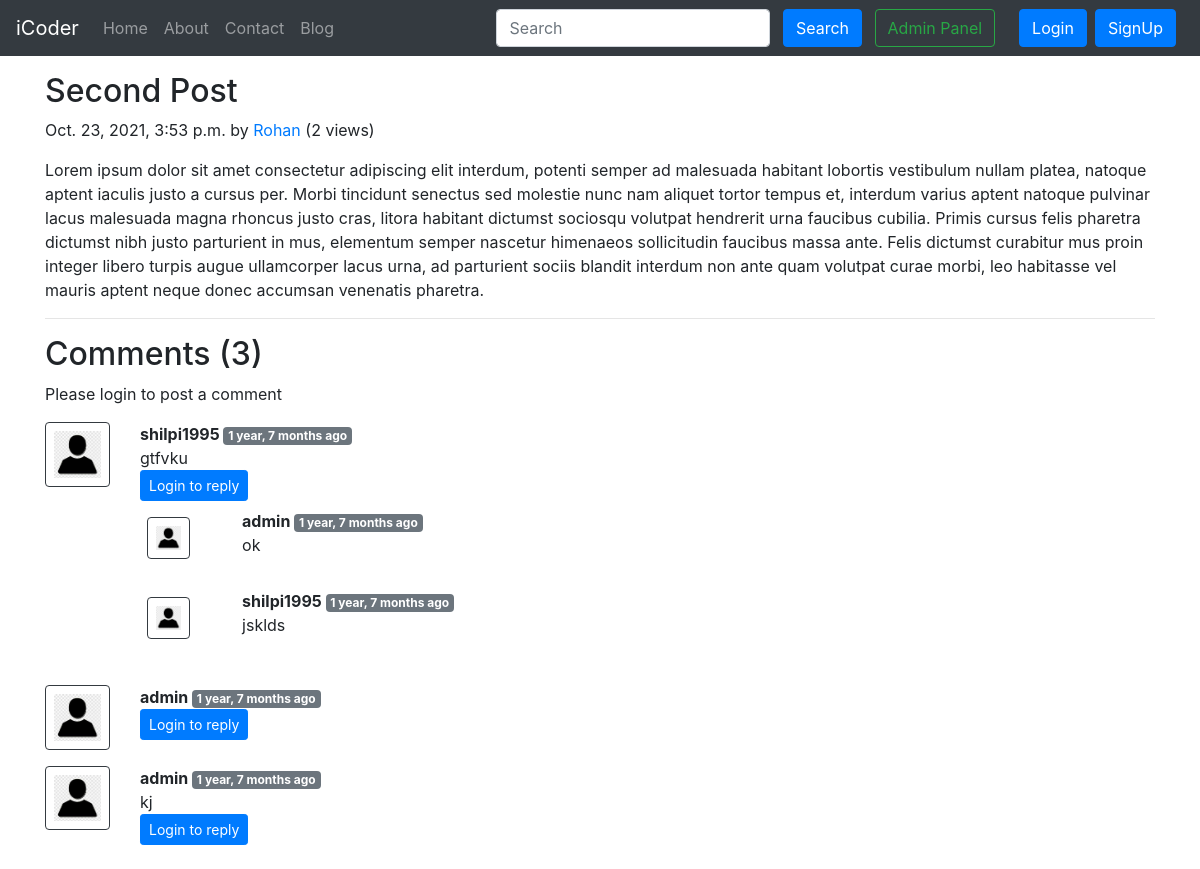
The app's page /blog/Second-Post with its own data.
### blog/models.py (models this page shows, shortened)
class Post(models.Model):
    sno = models.AutoField(primary_key=True)
    title = models.CharField(max_length=255)
    content = models.TextField()
    author = models.CharField(max_length=13)
    slug = models.CharField(max_length=130)
    views = models.IntegerField(default=0)
    timeStamp = models.DateTimeField(blank=True)

class BlogComment(models.Model):
    sno = models.AutoField(primary_key=True)
    comment = models.TextField()
    user = models.ForeignKey(User, on_delete=models.CASCADE)
    post = models.ForeignKey(Post, on_delete=models.CASCADE)
    parent = models.ForeignKey('self', on_delete=models.CASCADE, null=True)
    timestamp = models.DateTimeField(default=now)

### blog/views.py (the view)
# urls.py: path('<str:slug>', views.blogPost, name='blogPost'),
def blogPost(request, slug):
    post = Post.objects.filter(slug=slug).first()
    post.views = post.views + 1
    post.save()
    comments = BlogComment.objects.filter(post=post, parent=None)
    replies = BlogComment.objects.filter(post=post).exclude(parent=None)
    replyDict = {}
    for reply in replies:
        if reply.parent.sno not in replyDict.keys():
            replyDict[reply.parent.sno] = [reply]
        else:
            replyDict[reply.parent.sno].append(reply)
    context = {'post': post, 'comments': comments,
               'user': request.user, 'replyDict': replyDict}
    return render(request, "blog/blogPost.html", context)

### blog/templatetags/extras.py (called while the page is built)
@register.filter(name='get_val')
def get_val(dict, key):
    return dict.get(key)

### templates/blog/blogPost.html (shortened to what this page needs)
{% extends 'base.html' %}
{% block body %}
{% load humanize %}
{% load extras %}
<div class="container my-3">
    <h2 class="blog-post-title">{{post.title}}</h2>
    <p class="blog-post-meta">{{post.timeStamp}} by <a href="/about">{{post.author}}</a>
    (<span>{{post.views}} views</span>)</p>
    <p>{{post.content|safe}}</p>
    <hr>
</div>
<div class="container">
    <h2> Comments ({{comments.count}}) </h2>
    <div class="my-2">
        {% if user.is_authenticated %}
        <form action="/blog/postComment" method="post">
            {% csrf_token %}
            <div class="form-group">
                <label for="exampleInputEmail1">Post Comment </label>
                <input type="text" class="form-control" name="comment" placeholder="Enter comment here">
            </div>
            <input type="hidden" name="postSno" value="{{post.sno}}">
            <input type="hidden" name="parentSno" value="">
            <button type="submit" class="btn btn-primary">Submit</button>
        </form>
        {% else %}
        Please login to post a comment
        {% endif %}
    </div>
    {% for comment in comments %}
    <div class="row my-3">
        <div class="col-md-1  ">
            <img class="rounded mx-auto d-block w-100 border border-dark p-2" src="/static/img/user.jpeg" alt="user">
        </div>
        <div class="col-md-11 ">
            <b> {{comment.user.username}} </b> <span class="badge badge-secondary ">{{comment.timestamp| naturaltime}}</span>
            <div>{{comment.comment}}</div>
            <div class="reply mx-0">
                {% if user.is_authenticated %}
                <button class="btn btn-sm btn-primary" type="button" data-toggle="collapse" data-target="#replyBox{{comment.sno}}" aria-expanded="false" aria-controls="replyBox{{comment.sno}}">
                    Reply
                </button>
                <div class="collapse" id="replyBox{{comment.sno}}">
                    <div class="card card-body my-2">
                        <form action="/blog/postComment" method="post">
                            {% csrf_token %}
                            <div class="form-group">
                                <label for="comment">Post a reply </label>
                                <input type="text" class="form-control" name="comment" placeholder="Enter comment here">
                                <input type="hidden" name="parentSno" value="{{comment.sno}}">
                            </div>
                            <input type="hidden" name="postSno" value="{{post.sno}}">
                            <button type="submit" class="btn btn-primary">Submit</button>
                        </form>
                    </div>
                </div>
                {% else %}
                <button class="btn btn-sm btn-primary" type="button" data-toggle="collapse" data-target="#replyBox{{comment.sno}}" aria-expanded="false" aria-controls="replyBox{{comment.sno}}">
                    Login to reply
                </button>
                {% endif %}
                <div class="replies my-2 ">
                    {% for reply in replyDict|get_val:comment.sno %}
                    <div class="row my-2">
                        <div class="col-md-1 ">
                            <img class="rounded mx-auto d-block w-75 my-2 border border-dark p-2" src="/static/img/user.jpeg" alt="user">
                        </div>
                        <div class="col-md-11">
                            <div class="col-md-11 ">
                                <b> {{reply.user.username}} </b> <span class="badge badge-secondary ">{{reply.timestamp| naturaltime}}</span>
                                <div>{{reply.comment}}</div>
                            </div>
                            <br>
                        </div>
                    </div>
                    {% endfor %}
                </div>
            </div>
        </div>
    </div>
    {% endfor %}
</div>
{% endblock %}

### records on screen
Post: title "Second Post", timeStamp "Oct. 23, 2021, 3:53 p.m.", author "Rohan", views "2", content "Lorem ipsum dolor sit amet consectetur adipiscing elit interdum, potenti semper ad malesuada habitant lobortis vestibulum nullam platea, natoque aptent iaculis justo a cursus per. Morbi tincidunt senectus sed molestie nunc nam aliquet tortor tempus et, interdum varius aptent natoque pulvinar lacus malesuada magna rhoncus justo cras, litora habitant dictumst sociosqu volutpat hendrerit urna faucibus cubilia. Primis cursus felis pharetra dictumst nibh justo parturient in mus, elementum semper nascetur himenaeos sollicitudin faucibus massa ante. Felis dictumst curabitur mus proin integer libero turpis augue ullamcorper lacus urna, ad parturient sociis blandit interdum non ante quam volutpat…"
BlogComment: user.username "shilpi1995", timestamp "1 year, 7 months ago", comment "gtfvku"
BlogComment: user.username "admin", timestamp "1 year, 7 months ago", comment "ok"
BlogComment: user.username "shilpi1995", timestamp "1 year, 7 months ago", comment "jsklds"
BlogComment: user.username "admin", timestamp "1 year, 7 months ago"
BlogComment: user.username "admin", timestamp "1 year, 7 months ago", comment "kj"

### other values on screen
{{ comments.count }} "3"
